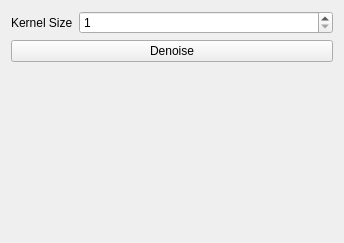
              <widget class="QWidget" name="meanFilter">
               <property name="geometry">
                <rect>
                 <x>0</x>
                 <y>0</y>
                 <width>344</width>
                 <height>243</height>
                </rect>
               </property>
               <attribute name="label">
                <string>Mean Filter</string>
               </attribute>
               <layout class="QFormLayout" name="formLayout_4">
                <item row="0" column="0">
                 <widget class="QLabel" name="label_2">
                  <property name="text">
                   <string>Kernel Size</string>
                  </property>
                 </widget>
                </item>
                <item row="0" column="1">
                 <widget class="QSpinBox" name="spnMean">
                  <property name="minimum">
                   <number>1</number>
                  </property>
                  <property name="singleStep">
                   <number>2</number>
                  </property>
                  <property name="value">
                   <number>1</number>
                  </property>
                 </widget>
                </item>
                <item row="1" column="0" colspan="2">
                 <widget class="QPushButton" name="btnMeanDenoise">
                  <property name="text">
                   <string>Denoise</string>
                  </property>
                 </widget>
                </item>
               </layout>
              </widget>
